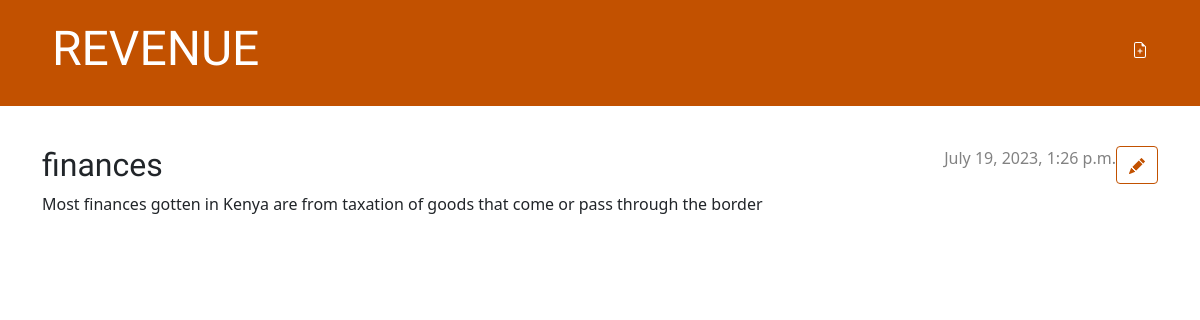
The app's page /post/1/ with its own data.
### coffee/models.py (models this page shows, shortened)
class Post(models.Model):
    author = models.ForeignKey(settings.AUTH_USER_MODEL,on_delete=models.CASCADE)
    title = models.CharField(max_length=200)
    text = models.TextField()
    created_date = models.DateTimeField(default=timezone.now)
    published_date = models.DateTimeField(blank=True, null=True)

### coffee/views.py (the view)
# urls.py: path('post/<int:pk>/',views.post_detail,name='post_detail'),
def post_detail(request,pk):
    post= get_object_or_404(Post, pk=pk)
    return render(request,'coffee/post_detail.html',{'post':post})

### coffee/templates/coffee/post_detail.html (shortened to what this page needs)
{%extends 'coffee/base.html' %}
 {% block content %}
                     <article class="post">
                         <aside class="actions">
                             <a class="btn btn-secondary" href="{% url 'post_edit' pk=post.pk %}">
                             </a>
                         </aside>
                         {% if post.published_date %}
                            <time class="date">
                                {{ post.published_date }}
                            </time>
                            {% endif %}
                            <h2>{{ post.title }}</h2>
                            <p>{{ post.text|linebreaksbr }}</p>
                        </article>
 {% endblock %}

### coffee/static/css/blog.css (style rules this page uses)
h2, h3, h4 { font-family: 'Lobster', cursive; }
.date { color: #828282; }
.post { margin-bottom: 70px; }
.post > .date, .post > .actions { float: right; }
.btn-secondary, .btn-secondary:visited { color: #C25100; background: none; border-color: #C25100; }

### records on screen
Post: published_date "July 19, 2023, 1:26 p.m.", title "finances", text "Most finances gotten in Kenya are from taxation of goods that come or pass through the border"
